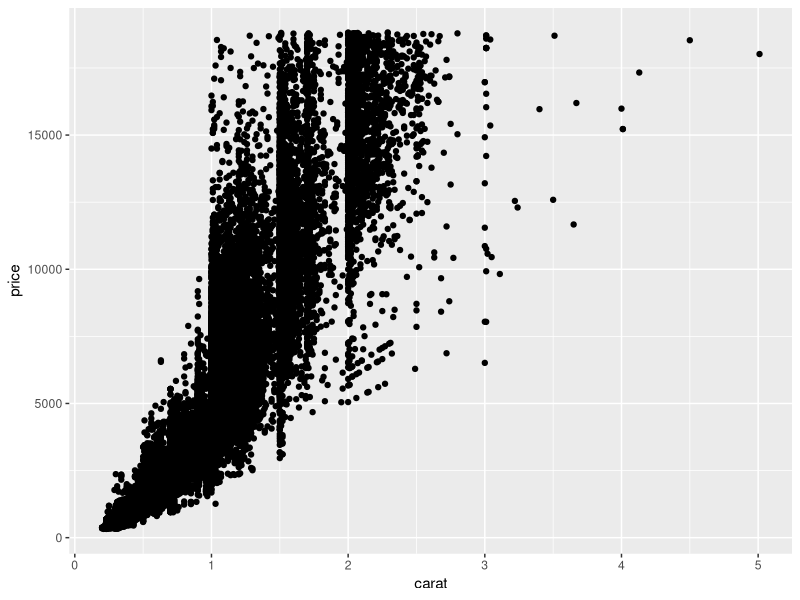
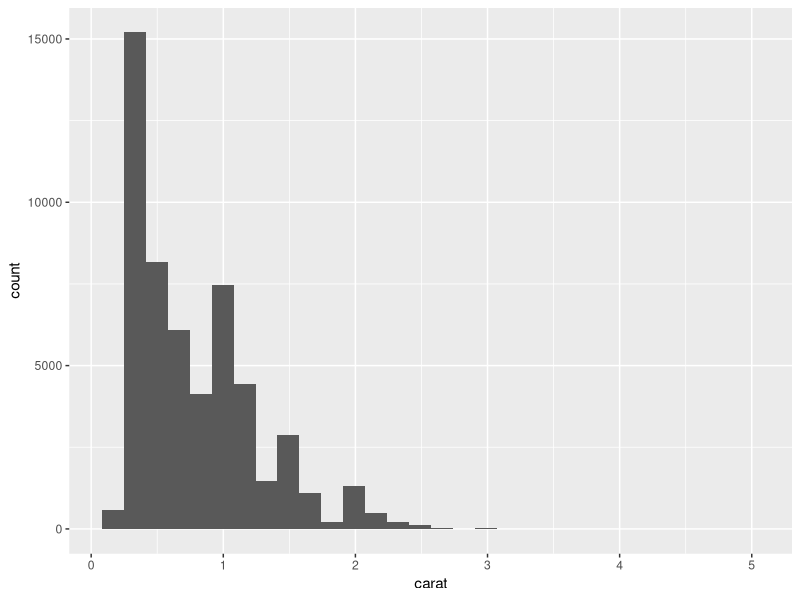
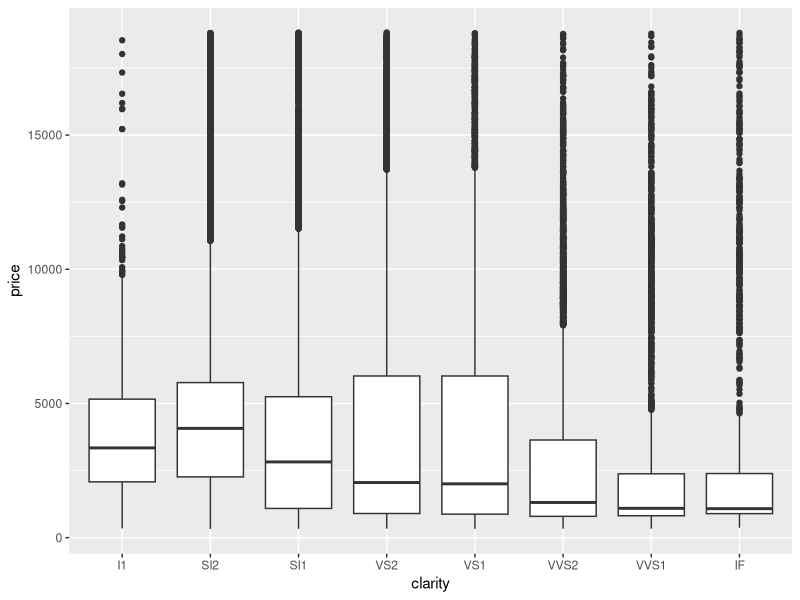

Write the R code that produced these figures, in order.
## ---- chunk 1
#| eval: true
#| echo: false
#| warning: false
library(tidyverse)
library(skimr)
library(GGally)
## ---- chunk 2
#| eval: true
#| echo: false
#| warning: false
#| message: false
ggplot(data = diamonds, aes(x = carat, y = price)) +
  geom_point()
## ---- chunk 3
#| eval: true
#| echo: false
#| warning: false
#| message: false
ggplot(data = diamonds, aes(x = carat)) +
  geom_histogram()
## ---- chunk 4
#| eval: true
#| echo: false
#| warning: false
#| message: false
ggplot(data = diamonds, aes(x = clarity, y = price)) +
  geom_boxplot()
